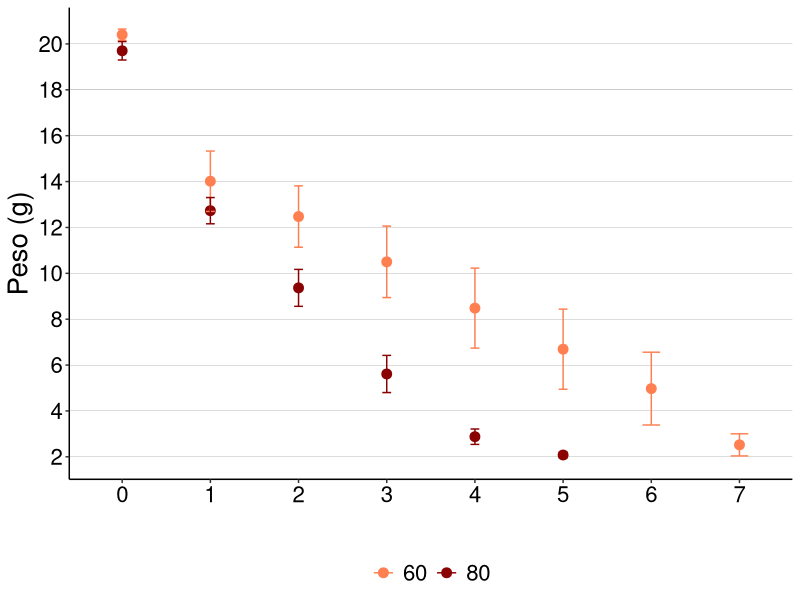
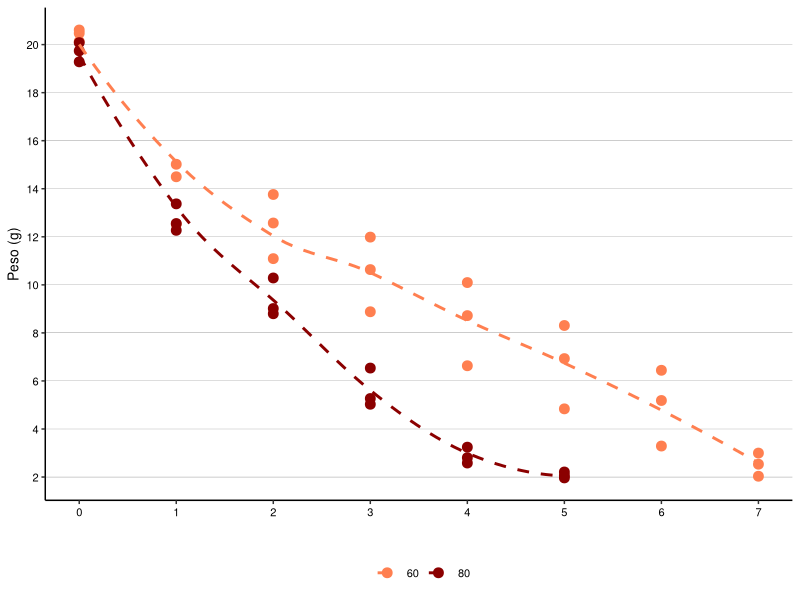
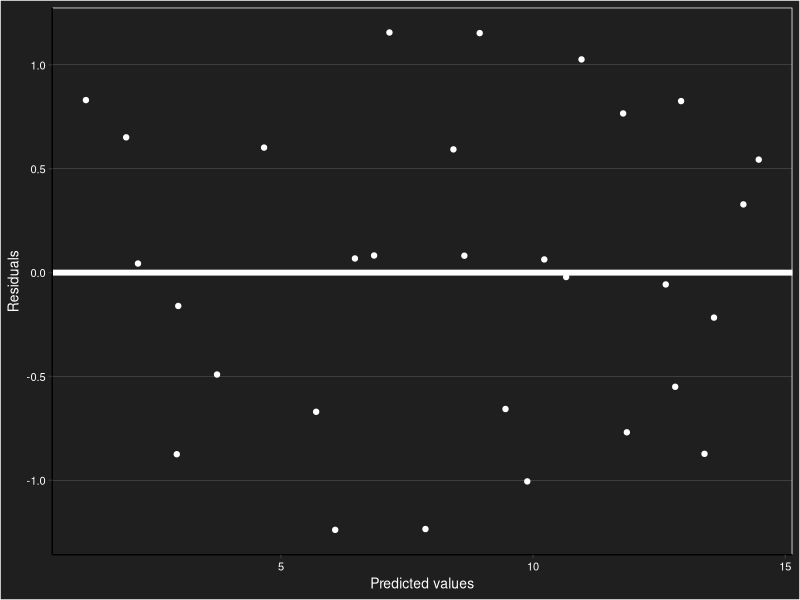
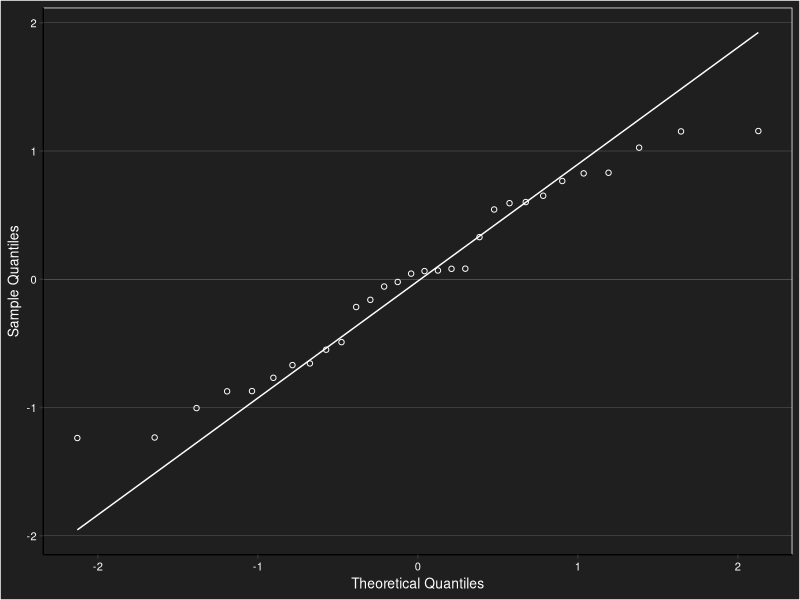
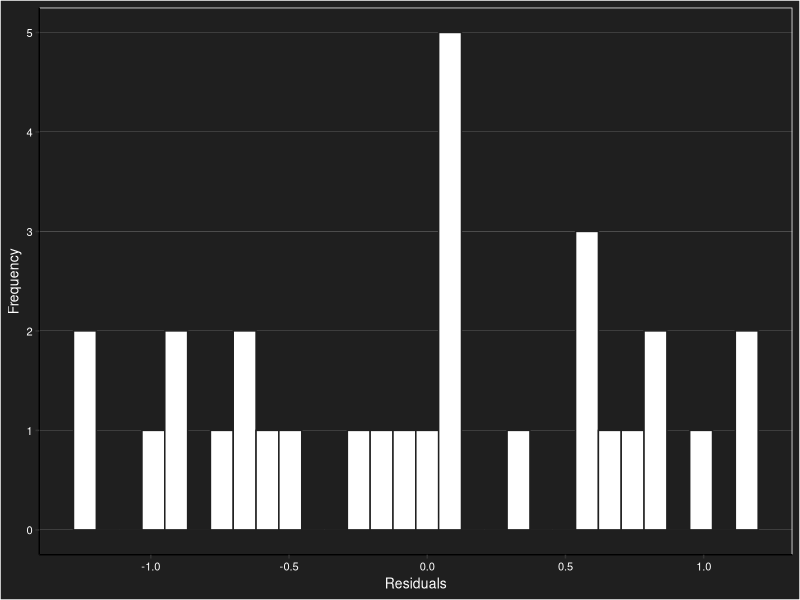

Write the R code that produced these figures, in order. (Note: this script raises an error after producing the figures.)
## ---- chunk 1
knitr::opts_chunk$set(warning = FALSE, message = FALSE, echo = FALSE)

library(readxl)
datospeso <- read_excel("database.xlsx", sheet="Prueba_secado")

datospeso$Temperatura<-factor(datospeso$Temperatura,levels=c("60","80"))
datospeso$Repeticion<-factor(datospeso$Repeticion,levels=c("1", "2","3"))
datospeso$Hora<-factor(datospeso$Hora,levels=c("0","1","2","3","4","5","6","7"))
datospeso$Peso <- as.numeric(datospeso$Peso)

## ---- chunk 2
knitr::opts_chunk$set(warning = FALSE, message = FALSE, echo = FALSE)

library(dplyr)
table_dry_test <- datospeso %>%
  dplyr::group_by(Temperatura,Hora) %>%
  dplyr::summarise(n=n(),
                   Mean=mean(Peso),
                   sd=sd(Peso))
table_dry_test
## ---- chunk 3
knitr::opts_chunk$set(warning = FALSE, message = FALSE, echo = FALSE)

library(ggplot2)
gg_peso_secado<-ggplot(table_dry_test, aes(x=Hora, y=Mean, color=Temperatura)) +
  geom_point(size=3)+
  # geom_smooth(method = "gam",se=F,size=1.5)+
  geom_errorbar(aes(ymin=Mean-sd, ymax=Mean+sd),
                width=0.2, position=position_dodge(0))+
  scale_color_manual(values=c("coral","red4"))+
  labs(y="Peso (g)", x="")+
  theme_classic()+
  theme(panel.grid.major.y = element_line(size=0.05, color='black'))+
  theme(panel.grid.major.x = element_blank())+
  theme(text = element_text(size=20, color='black'))+
  theme(axis.text = element_text(color='black'))+
  theme(legend.title=element_blank())+
  theme(legend.position = "bottom")+
  scale_y_continuous(breaks = seq(0, max(22), by = 2))
gg_peso_secado

## ---- chunk 4
knitr::opts_chunk$set(warning = FALSE, message = FALSE, echo = FALSE)

datospeso3<-datospeso
datospeso3$Hora<-as.numeric(datospeso3$Hora)
datospeso3$Hora<-datospeso3$Hora-1

library(ggplot2)
gg_drytest<-ggplot(data=datospeso3, aes(x=Hora, y=Peso, color=Temperatura))+
  scale_color_manual(values=c("coral","red4"))+
  geom_point(size=3)+
  geom_smooth(method="loess", se = F, linetype="dashed", lwd=1, size=1)+
  scale_y_continuous(breaks=seq(0,24,2))+
  theme_classic()+
  theme(panel.grid.major.y = element_line(size=0.05, color='black'))+
  theme(panel.grid.major.x = element_blank())+
  theme(text = element_text(size=32, color='black'))+
  theme(axis.text = element_text(color='black'))+
  theme(legend.position = "bottom")+
  theme(text = element_text(size=10))+
  ylab("Peso (g)")+
  xlab("")+
  labs(color = "", shape = "")+
  scale_x_continuous(limits = c(0, 7), breaks = seq(0, 7, 1))
gg_drytest

## ---- chunk 5
knitr::opts_chunk$set(warning = FALSE, message = FALSE, echo = FALSE)

library(nlme)
library(tidyr)
library(dplyr)
datospeso2<-datospeso
datospeso2$Hora<-as.factor(datospeso2$Hora)
dp_dry<-datospeso2[-c(19:24),]
dp_wide <- tidyr::spread(dp_dry, Hora, Peso)
dp_tiempos <-dp_wide[,-c(1:2)]


gathercols <- c("1",  "2",  "3",  "4",  "5")
datospeso2w <- tidyr::gather(dp_wide, "Hora", "Peso", gathercols)
datospeso2w$Hora<-factor(datospeso2w$Hora, levels = c("1",  "2",  "3",  "4",  "5"))
colnames(datospeso2w)[3]<-"basal"

## ---- chunk 6
knitr::opts_chunk$set(warning = FALSE, message = FALSE, echo = FALSE)

library(dplyr)
table_datospeso2 <- datospeso2w %>% 
  dplyr::group_by(Hora, Temperatura) %>%
  dplyr::select_if(is.numeric) %>%
  dplyr::summarise_all(.funs = c(
    n = length, 
    Mean = mean, 
    sd = sd, 
    min = min, 
    max = max
  )
)

table_datospeso2<-table_datospeso2[,-c(3,5,7,9,11)]

## ---- chunk 7
knitr::opts_chunk$set(warning = FALSE, message = FALSE, echo = FALSE)

library(ggplot2)
library(GGally)
ggcor_dp_tiempos<-ggpairs(dp_tiempos) 
# round(cor(tiempos),2) #matriz de correlacion
# ggcor_dp_tiempos2<-ggcorr(dp_tiempos, label = TRUE, label_size = 3,limits = FALSE, midpoint = NULL, label_round = 2)

## ---- chunk 8
knitr::opts_chunk$set(warning = FALSE, message = FALSE, echo = FALSE)

round(cov(dp_tiempos),2) #matriz de covarianza 

## ---- chunk 9
knitr::opts_chunk$set(warning = FALSE, message = FALSE, echo = FALSE)

# m1<-gls(carbon_ac ~ matu*time_min + basal,  correlation = corCompSymm(form = ~ 1 | rep), resp2w)


# #Modelo 2: AR1, varianzas iguales
library(nlme)
modelo_secado<-gls((Peso) ~ Hora*Temperatura + basal ,  correlation = corAR1(form = ~ 1 | Repeticion), datospeso2w)
# modelo_secado<-gls((carbon_ac) ~ matu ,  correlation = corAR1(form = ~ 1 | rep), resp2)
modelo_secado$call

## ---- chunk 10
knitr::opts_chunk$set(warning = FALSE, message = FALSE, echo = FALSE)

resp_ajuste <- as.data.frame(cbind(
  "residuos" = residuals(modelo_secado),
  "predichos" = predict(modelo_secado)))
resp_ajuste$Hora_ac <- datospeso2w$Hora_ac

HVresp<-ggplot(resp_ajuste) +
  aes(predichos, residuos) +
  geom_hline(yintercept = 0, colour="white", size=2) +
  geom_point(colour="white")+
  theme_classic()+
  labs(y="Residuals", x="Predicted values")+
  theme(legend.position = "bottom", legend.background = element_rect(fill = "gray12"))+
  theme(panel.grid.major.y = element_line(size=0.05, color='white'))+
  theme(panel.grid.major.x = element_blank())+
  theme(text = element_text(size=10, color='white'))+
  theme(axis.text = element_text(color='white'))+
  theme(plot.background = element_rect(fill = "gray12"))+
  theme(panel.background = element_rect(fill = "gray12", color = "white"))
HVresp

QQresp<-ggplot(resp_ajuste) +
  aes(sample = residuos) +
  geom_qq(shape = 1, colour="white") +
  geom_qq_line(colour="white")+
  theme_classic()+
  labs(y="Sample Quantiles", x="Theoretical Quantiles")+
  theme(legend.position = "bottom", legend.background = element_rect(fill = "gray12"))+
  theme(panel.grid.major.y = element_line(size=0.05, color='white'))+
  theme(panel.grid.major.x = element_blank())+
  theme(text = element_text(size=10, color='white'))+
  theme(axis.text = element_text(color='white'))+
  theme(plot.background = element_rect(fill = "gray12"))+
  theme(panel.background = element_rect(fill = "gray12", color = "white"))
QQresp

ggplot(aes(x = resp_ajuste$residuos), data = datospeso2w)+
  geom_histogram(colour="gray12",fill="white")+
  theme_classic()+
  ylab("Frequency")+ xlab("Residuals")+
  theme(legend.background = element_rect(fill = "gray12"))+
  theme(panel.grid.major.y = element_line(size=0.05, color='white'))+
  theme(panel.grid.major.x = element_blank())+
  theme(text = element_text(size=10, color='white'))+
  theme(axis.text = element_text(color='white'))+
  theme(plot.background = element_rect(fill = "gray12"))+
  theme(panel.background = element_rect(fill = "gray12", color = "white"))

e<-resid(modelo_secado) # residuos de pearson
pre<-predict(modelo_secado) #predichos
shapiro.test(e)

## ---- chunk 11
knitr::opts_chunk$set(warning = FALSE, message = FALSE, echo = FALSE)

modelo_secado$coefficients

# Si hay interacción significa beta1 != beta3

## ---- chunk 12
knitr::opts_chunk$set(warning = FALSE, message = FALSE, echo = FALSE)

anova(modelo_secado)

# Si hay interacción significa beta1 != beta3

## ---- chunk 13
knitr::opts_chunk$set(warning = FALSE, message = FALSE, echo = FALSE)

library(emmeans)
comp_dp<-emmeans(modelo_secado, pairwise ~ Temperatura|Hora, mode = "appx-satterthwaite")
comp_dp
## ---- chunk 14
knitr::opts_chunk$set(warning = FALSE, message = FALSE, echo = FALSE)

library(ggplot2)
library(emmeans)
complot<-plot(comp_dp, comparisons = TRUE)+
  facet_wrap(~Hora, strip.position = "right", ncol = 1,
             labeller = label_wrap_gen(width = 1))+
  labs(x = "Peso (g)", y ="Temperatura")+
  theme_classic()+
  ggtitle("Mean Contrast")+
  theme(plot.title = element_text(hjust = 0.5, size = rel(1), color = "black"))+
  theme(legend.position='none')+
  theme(panel.grid.major.y = element_line(color="grey", size=4))+
  theme(panel.grid.major.x = element_blank())+
  theme(text = element_text(size=15, color='black'))+
  theme(axis.text = element_text(color='black', size=15))+
  theme(strip.text.y = element_text(angle = 0))+
  scale_x_continuous(limits = c(0, 18), breaks = seq(0,18,2))#+
  # annotate("text", x = table_datospeso2$Peso_Mean[table_datospeso2$Temperatura == "60" & table_resp2$Hora == "1"], y = 1 , label = "b")+
  # annotate("text", x = table_datospeso2$Peso_Mean[table_datospeso2$Temperatura == "80" & table_datospeso2$Hora == "1"], y = 1 , label = "a")
complot
## ---- chunk 15
knitr::opts_chunk$set(warning = FALSE, message = FALSE, echo = FALSE)

datospeso2w1<-datospeso2w
datospeso2w1$Hora<-as.numeric(datospeso2w1$Hora)

library(ggplot2)
colores<-c("coral","red4")

# Generar un data frame con los valores de time_min y matu para predecir
newdata <- expand.grid(Hora = seq(1, 5, by = 1), Temperatura = c("60", "80"), basal=datospeso2w1$basal)
newdata$Hora <- as.factor(newdata$Hora)

# Predecir los valores de Peso utilizando el modelo ajustado y los valores de newdata
# pred <- predict(modelo_secado, newdata, type = "response")

# Unir los valores predecidos y los valores de newdata en un data frame
# df_pred <- cbind(newdata, pred)

# Graficar puntos y línea ajustada
gm_aj <- ggplot(datospeso2w1, aes(x = Hora, y = Peso, color=Temperatura)) +
  geom_point(size=1.5) +
  geom_smooth(aes(y = fitted(modelo_secado), group = Temperatura),method="lm", se = F, linetype="dashed",   lwd=1,      size=1.5, color="black")+
  labs(y = "Peso (g)", x = "Tiempo (Horas)") +
  theme_classic() +
  theme(plot.title = element_text(hjust = 0.5, size = rel(0.5))) +
  scale_color_manual(values = colores) +
  theme(legend.title = element_blank()) +
  theme(legend.position = 'bottom') +
  theme(panel.grid.major.y = element_line(color = 'black')) +
  theme(panel.grid.major.x = element_blank()) +
  theme(text = element_text(size = 15, color = 'black')) +
  theme(axis.text = element_text(color = 'black'))+
  scale_x_continuous(limits = c(1, 5), breaks = seq(1, 5, 1))+
  scale_y_continuous(limits = c(0, 16), breaks = seq(0, 16, 2))
# gm_aj

## ---- chunk 16
knitr::opts_chunk$set(warning = FALSE, message = FALSE, echo = FALSE)

library(dplyr)
# datospeso2 <- datospeso2w %>%
#   dplyr::mutate(Hora = rep(seq(from = 0, to = 5, by = 5), times=5))

colores <- c("coral","red4")

df_line60 <- data.frame(x = c(1,5), y = c(13.22, 5.90))
df_line80 <- data.frame(x = c(1,5), y = c(13.52, 2.87))
## ---- chunk 17
knitr::opts_chunk$set(warning = FALSE, message = FALSE, echo = FALSE)

library(ggplot2)
gm_ajust <- ggplot(datospeso2w1, aes(x = Hora, y = Peso)) +
  geom_point(aes(color = factor(Temperatura)), size = 6)+
  geom_line(data = df_line60, aes(x = x, y = y), color="coral", size= 2, linetype = "dotdash")+
  geom_line(data = df_line80, aes(x = x, y = y), color="red4", size= 2, linetype = "dotdash")+
  labs(y = "Peso (g)", x = "Tiempo (hora)") +
  theme_classic() +
  theme(plot.title = element_text(hjust = 0.5, size = rel(0.5))) +
  scale_color_manual(values = colores) +
  theme(legend.title = element_blank()) +
  theme(legend.position = 'bottom') +
  theme(panel.grid.major.y = element_line(color = 'black')) +
  theme(panel.grid.major.x = element_blank()) +
  theme(text = element_text(size = 15, color = 'black')) +
  theme(axis.text = element_text(color = 'black'))+
  scale_x_continuous(limits = c(1, 5), breaks = seq(1, 5, 1))+
  scale_y_continuous(limits = c(0, 16), breaks = seq(0, 16, 2))
gm_ajust
